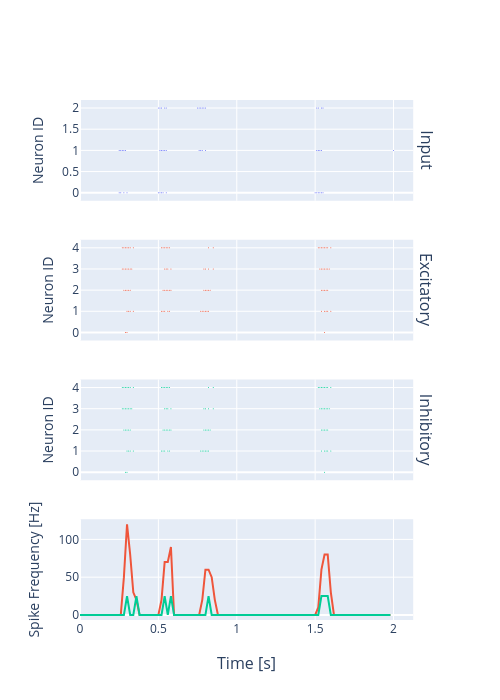

The cell this chart's notebook holds for it:
### Markdown cell above
### Run some simulation

### Code cell
#run a simulation
# brian2_simulation.check_stp()
net, t_sim, dt, params, parts = brian2_simulation.experiment(3)
ng_in = parts[0]    #input neuron group

### Figure 1 — Plotly figure (JSON) as saved in the notebook; plotly's stock layout.template omitted (floating-point values rounded to 4 significant figures)
{"data": [{"marker": {"color": "#636efa", "size": 1}, "mode": "markers", "name": "Input", "showlegend": false, "type": "scatter", "x": [0.25, 0.25, 0.26, 0.26, 0.27, 0.28, 0.28, 0.29, 0.3, 0.5, 0.5, 0.51, 0.51, 0.51, 0.52, 0.52, 0.52, 0.53, 0.53, 0.54, 0.54, 0.55, 0.55, 0.55, 0.75, 0.76, 0.76, 0.77, 0.77, 0.78, 0.78, 0.79, 0.8, 0.8, 1.5, 1.51, 1.51, 1.51, 1.52, 1.52, 1.52, 1.53, 1.53, 1.54, 1.54, 1.54, 1.55, 1.55, 2.0], "xaxis": "x", "y": [0, 1, 0, 1, 1, 0, 1, 1, 0, 0, 2, 0, 1, 2, 0, 1, 2, 0, 1, 1, 2, 0, 1, 2, 2, 1, 2, 1, 2, 1, 2, 2, 1, 2, 0, 0, 1, 2, 0, 1, 2, 0, 1, 0, 1, 2, 0, 2, 1], "yaxis": "y"}, {"line": {"color": "#636efa"}, "name": "Input", "showlegend": false, "type": "scatter", "x": [0.0, 0.02, 0.04, 0.06, 0.08, 0.1, 0.12, 0.14, 0.16, 0.18, 0.2, 0.22, 0.24, 0.26, 0.28, 0.3, 0.32, 0.34, 0.36, 0.38, 0.4, 0.42, 0.44, 0.46, 0.48, 0.5, 0.52, 0.54, 0.56, 0.58, 0.6, 0.62, 0.64, 0.66, 0.68, 0.7, 0.72, 0.74, 0.76, 0.78, 0.8, 0.82, 0.84, 0.86, 0.88, 0.9, 0.92, 0.94, 0.96, 0.98, 1.0, 1.02, 1.04, 1.06, 1.08, 1.1, 1.12, 1.14, 1.16, 1.18, 1.2, 1.22, 1.24, 1.26, 1.28, 1.3, 1.32, 1.34, 1.36, 1.38, 1.4, 1.42, 1.44, 1.46, 1.48, 1.5, 1.52, 1.54, 1.56, 1.58, 1.6, 1.62, 1.64, 1.66, 1.68, 1.7, 1.72, 1.74, 1.76, 1.78, 1.8, 1.82, 1.84, 1.86, 1.88, 1.9, 1.92, 1.94, 1.96, 1.98], "xaxis": "x4", "y": [NaN, NaN, NaN, NaN, NaN, NaN, NaN, NaN, NaN, NaN, NaN, NaN, NaN, NaN, NaN, NaN, NaN, NaN, NaN, NaN, NaN, NaN, NaN, NaN, NaN, NaN, NaN, NaN, NaN, NaN, NaN, NaN, NaN, NaN, NaN, NaN, NaN, NaN, NaN, NaN, NaN, NaN, NaN, NaN, NaN, NaN, NaN, NaN, NaN, NaN, NaN, NaN, NaN, NaN, NaN, NaN, NaN, NaN, NaN, NaN, NaN, NaN, NaN, NaN, NaN, NaN, NaN, NaN, NaN, NaN, NaN, NaN, NaN, NaN, NaN, NaN, NaN, NaN, NaN, NaN, NaN, NaN, NaN, NaN, NaN, NaN, NaN, NaN, NaN, NaN, NaN, NaN, NaN, NaN, NaN, NaN, NaN, NaN, NaN, NaN], "yaxis": "y4"}, {"marker": {"color": "#EF553B", "size": 1}, "mode": "markers", "name": "Excitatory", "showlegend": false, "type": "scatter", "x": [0.27, 0.27, 0.28, 0.28, 0.28, 0.29, 0.29, 0.29, 0.29, 0.3, 0.3, 0.3, 0.3, 0.3, 0.31, 0.31, 0.31, 0.31, 0.32, 0.32, 0.32, 0.32, 0.33, 0.34, 0.34, 0.52, 0.52, 0.53, 0.53, 0.53, 0.54, 0.54, 0.54, 0.54, 0.55, 0.55, 0.55, 0.56, 0.56, 0.56, 0.56, 0.57, 0.57, 0.57, 0.58, 0.58, 0.77, 0.78, 0.79, 0.79, 0.79, 0.8, 0.8, 0.8, 0.81, 0.81, 0.82, 0.82, 0.82, 0.82, 0.83, 0.85, 0.85, 1.52, 1.53, 1.53, 1.54, 1.54, 1.54, 1.54, 1.55, 1.55, 1.55, 1.56, 1.56, 1.56, 1.56, 1.56, 1.57, 1.57, 1.57, 1.57, 1.58, 1.58, 1.58, 1.58, 1.59, 1.6, 1.6], "xaxis": "x2", "y": [3, 4, 2, 3, 4, 0, 2, 3, 4, 0, 1, 2, 3, 4, 1, 2, 3, 4, 1, 2, 3, 4, 3, 1, 4, 1, 4, 1, 2, 4, 1, 2, 3, 4, 2, 3, 4, 1, 2, 3, 4, 1, 2, 4, 2, 3, 1, 1, 1, 2, 3, 1, 2, 3, 1, 2, 1, 2, 3, 4, 2, 3, 4, 4, 3, 4, 1, 2, 3, 4, 2, 3, 4, 0, 1, 2, 3, 4, 1, 2, 3, 4, 1, 2, 3, 4, 3, 1, 4], "yaxis": "y2"}, {"line": {"color": "#EF553B"}, "name": "Excitatory", "showlegend": false, "type": "scatter", "x": [0.0, 0.02, 0.04, 0.06, 0.08, 0.1, 0.12, 0.14, 0.16, 0.18, 0.2, 0.22, 0.24, 0.26, 0.28, 0.3, 0.32, 0.34, 0.36, 0.38, 0.4, 0.42, 0.44, 0.46, 0.48, 0.5, 0.52, 0.54, 0.56, 0.58, 0.6, 0.62, 0.64, 0.66, 0.68, 0.7, 0.72, 0.74, 0.76, 0.78, 0.8, 0.82, 0.84, 0.86, 0.88, 0.9, 0.92, 0.94, 0.96, 0.98, 1.0, 1.02, 1.04, 1.06, 1.08, 1.1, 1.12, 1.14, 1.16, 1.18, 1.2, 1.22, 1.24, 1.26, 1.28, 1.3, 1.32, 1.34, 1.36, 1.38, 1.4, 1.42, 1.44, 1.46, 1.48, 1.5, 1.52, 1.54, 1.56, 1.58, 1.6, 1.62, 1.64, 1.66, 1.68, 1.7, 1.72, 1.74, 1.76, 1.78, 1.8, 1.82, 1.84, 1.86, 1.88, 1.9, 1.92, 1.94, 1.96, 1.98], "xaxis": "x4", "y": [0.0, 0.0, 0.0, 0.0, 0.0, 0.0, 0.0, 0.0, 0.0, 0.0, 0.0, 0.0, 0.0, 0.0, 50.0, 120.0, 80.0, 30.0, 20.0, 0.0, 0.0, 0.0, 0.0, 0.0, 0.0, 0.0, 20.0, 70.0, 70.0, 90.0, 0.0, 0.0, 0.0, 0.0, 0.0, 0.0, 0.0, 0.0, 0.0, 20.0, 60.0, 60.0, 50.0, 20.0, 0.0, 0.0, 0.0, 0.0, 0.0, 0.0, 0.0, 0.0, 0.0, 0.0, 0.0, 0.0, 0.0, 0.0, 0.0, 0.0, 0.0, 0.0, 0.0, 0.0, 0.0, 0.0, 0.0, 0.0, 0.0, 0.0, 0.0, 0.0, 0.0, 0.0, 0.0, 0.0, 10.0, 60.0, 80.0, 80.0, 30.0, 0.0, 0.0, 0.0, 0.0, 0.0, 0.0, 0.0, 0.0, 0.0, 0.0, 0.0, 0.0, 0.0, 0.0, 0.0, 0.0, 0.0, 0.0, 0.0], "yaxis": "y4"}, {"marker": {"color": "#00cc96", "size": 1}, "mode": "markers", "name": "Inhibitory", "showlegend": false, "type": "scatter", "x": [0.27, 0.27, 0.28, 0.28, 0.28, 0.29, 0.29, 0.29, 0.29, 0.3, 0.3, 0.3, 0.3, 0.3, 0.31, 0.31, 0.31, 0.31, 0.32, 0.32, 0.32, 0.32, 0.33, 0.34, 0.34, 0.52, 0.52, 0.53, 0.53, 0.53, 0.54, 0.54, 0.54, 0.54, 0.55, 0.55, 0.55, 0.56, 0.56, 0.56, 0.56, 0.57, 0.57, 0.57, 0.58, 0.58, 0.77, 0.78, 0.79, 0.79, 0.79, 0.8, 0.8, 0.8, 0.81, 0.81, 0.82, 0.82, 0.82, 0.82, 0.83, 0.85, 0.85, 1.52, 1.53, 1.53, 1.54, 1.54, 1.54, 1.54, 1.55, 1.55, 1.55, 1.56, 1.56, 1.56, 1.56, 1.56, 1.57, 1.57, 1.57, 1.57, 1.58, 1.58, 1.58, 1.58, 1.59, 1.6, 1.6], "xaxis": "x3", "y": [3, 4, 2, 3, 4, 0, 2, 3, 4, 0, 1, 2, 3, 4, 1, 2, 3, 4, 1, 2, 3, 4, 3, 1, 4, 1, 4, 1, 2, 4, 1, 2, 3, 4, 2, 3, 4, 1, 2, 3, 4, 1, 2, 4, 2, 3, 1, 1, 1, 2, 3, 1, 2, 3, 1, 2, 1, 2, 3, 4, 2, 3, 4, 4, 3, 4, 1, 2, 3, 4, 2, 3, 4, 0, 1, 2, 3, 4, 1, 2, 3, 4, 1, 2, 3, 4, 3, 1, 4], "yaxis": "y3"}, {"line": {"color": "#00cc96"}, "name": "Inhibitory", "showlegend": false, "type": "scatter", "x": [0.0, 0.02, 0.04, 0.06, 0.08, 0.1, 0.12, 0.14, 0.16, 0.18, 0.2, 0.22, 0.24, 0.26, 0.28, 0.3, 0.32, 0.34, 0.36, 0.38, 0.4, 0.42, 0.44, 0.46, 0.48, 0.5, 0.52, 0.54, 0.56, 0.58, 0.6, 0.62, 0.64, 0.66, 0.68, 0.7, 0.72, 0.74, 0.76, 0.78, 0.8, 0.82, 0.84, 0.86, 0.88, 0.9, 0.92, 0.94, 0.96, 0.98, 1.0, 1.02, 1.04, 1.06, 1.08, 1.1, 1.12, 1.14, 1.16, 1.18, 1.2, 1.22, 1.24, 1.26, 1.28, 1.3, 1.32, 1.34, 1.36, 1.38, 1.4, 1.42, 1.44, 1.46, 1.48, 1.5, 1.52, 1.54, 1.56, 1.58, 1.6, 1.62, 1.64, 1.66, 1.68, 1.7, 1.72, 1.74, 1.76, 1.78, 1.8, 1.82, 1.84, 1.86, 1.88, 1.9, 1.92, 1.94, 1.96, 1.98], "xaxis": "x4", "y": [0.0, 0.0, 0.0, 0.0, 0.0, 0.0, 0.0, 0.0, 0.0, 0.0, 0.0, 0.0, 0.0, 0.0, 0.0, 25.0, 0.0, 0.0, 25.0, 0.0, 0.0, 0.0, 0.0, 0.0, 0.0, 0.0, 0.0, 25.0, 0.0, 25.0, 0.0, 0.0, 0.0, 0.0, 0.0, 0.0, 0.0, 0.0, 0.0, 0.0, 0.0, 25.0, 0.0, 0.0, 0.0, 0.0, 0.0, 0.0, 0.0, 0.0, 0.0, 0.0, 0.0, 0.0, 0.0, 0.0, 0.0, 0.0, 0.0, 0.0, 0.0, 0.0, 0.0, 0.0, 0.0, 0.0, 0.0, 0.0, 0.0, 0.0, 0.0, 0.0, 0.0, 0.0, 0.0, 0.0, 0.0, 25.0, 25.0, 25.0, 0.0, 0.0, 0.0, 0.0, 0.0, 0.0, 0.0, 0.0, 0.0, 0.0, 0.0, 0.0, 0.0, 0.0, 0.0, 0.0, 0.0, 0.0, 0.0, 0.0], "yaxis": "y4"}], "layout": {"annotations": [{"font": {"size": 16}, "showarrow": false, "text": "Input", "textangle": 90, "x": 0.98, "xanchor": "left", "xref": "paper", "y": 0.9031, "yanchor": "middle", "yref": "paper"}, {"font": {"size": 16}, "showarrow": false, "text": "Excitatory", "textangle": 90, "x": 0.98, "xanchor": "left", "xref": "paper", "y": 0.6344, "yanchor": "middle", "yref": "paper"}, {"font": {"size": 16}, "showarrow": false, "text": "Inhibitory", "textangle": 90, "x": 0.98, "xanchor": "left", "xref": "paper", "y": 0.3656, "yanchor": "middle", "yref": "paper"}, {"font": {"size": 16}, "showarrow": false, "text": "Time [s]", "x": 0.49, "xanchor": "center", "xref": "paper", "y": 0, "yanchor": "top", "yref": "paper", "yshift": -30}], "height": 700, "width": 500, "xaxis": {"anchor": "y", "domain": [0, 0.98], "matches": "x4", "showticklabels": false}, "xaxis2": {"anchor": "y2", "domain": [0, 0.98], "matches": "x4", "showticklabels": false}, "xaxis3": {"anchor": "y3", "domain": [0, 0.98], "matches": "x4", "showticklabels": false}, "xaxis4": {"anchor": "y4", "domain": [0, 0.98]}, "yaxis": {"anchor": "x", "domain": [0.8063, 1], "title": {"text": "Neuron ID"}}, "yaxis2": {"anchor": "x2", "domain": [0.5375, 0.7312], "title": {"text": "Neuron ID"}}, "yaxis3": {"anchor": "x3", "domain": [0.2687, 0.4625], "title": {"text": "Neuron ID"}}, "yaxis4": {"anchor": "x4", "domain": [0, 0.1938], "title": {"text": "Spike Frequency [Hz]"}}}}
